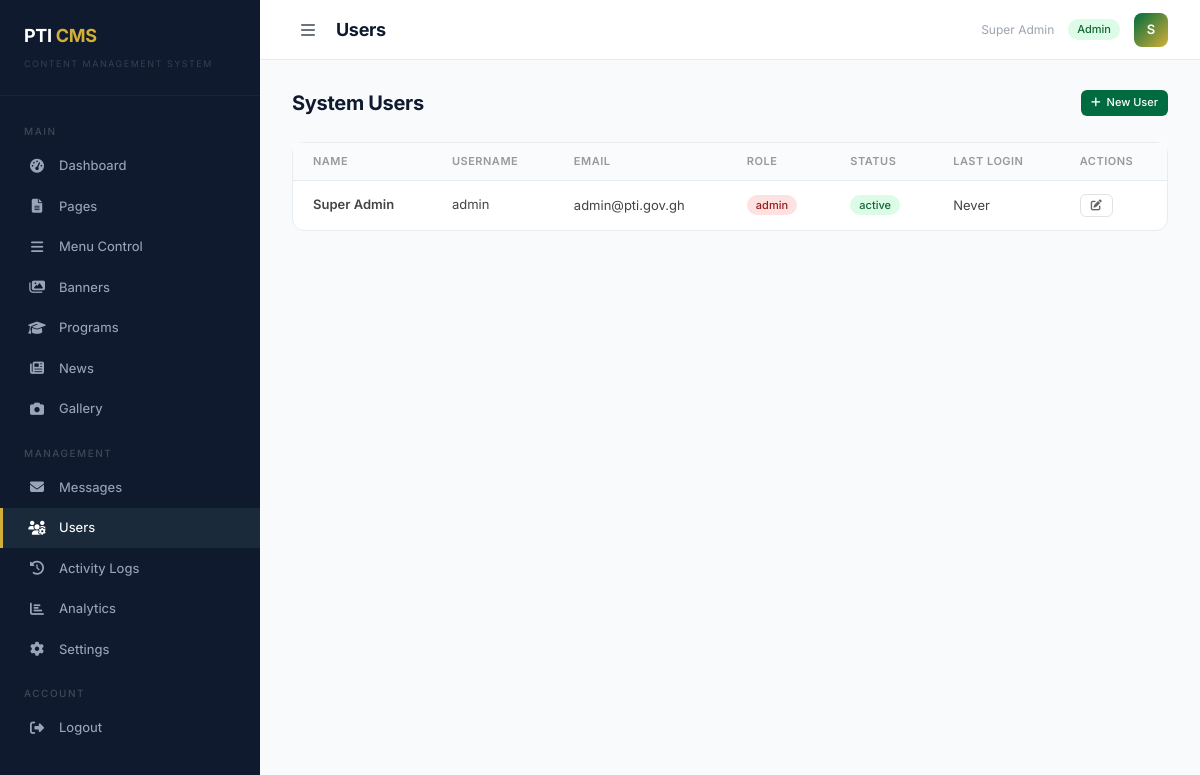
The page /admin/users.php (signed in) on the database its author committed.
### tables this page shows
CREATE TABLE IF NOT EXISTS users (
    id INT AUTO_INCREMENT PRIMARY KEY,
    fullname VARCHAR(100) NOT NULL,
    email VARCHAR(100) NOT NULL UNIQUE,
    username VARCHAR(50) NOT NULL UNIQUE,
    password VARCHAR(255) NOT NULL,
    role ENUM('admin','editor','viewer') NOT NULL DEFAULT 'editor',
    status ENUM('active','inactive') NOT NULL DEFAULT 'active',
    last_login DATETIME NULL,
    created_at TIMESTAMP DEFAULT CURRENT_TIMESTAMP,
    updated_at TIMESTAMP DEFAULT CURRENT_TIMESTAMP ON UPDATE CURRENT_TIMESTAMP
);

### admin/users.php (the view, shortened to what this page needs)
<?php
require_once __DIR__ . '/../config/database.php';
require_once 'includes/header.php';
?>
<div class="page-header">
    <h2>System Users</h2>
    <div class="actions">
        <button onclick="openUserModal()" class="btn btn-primary btn-sm"><i class="fas fa-plus"></i> New User</button>
    </div>
</div>
<div class="card">
    <div class="table-wrap">
        <table>
            <thead><tr><th>Name</th><th>Username</th><th>Email</th><th>Role</th><th>Status</th><th>Last Login</th><th>Actions</th></tr></thead>
            <tbody>
                <?php
                $users = $pdo->query("SELECT * FROM users ORDER BY id");
                foreach ($users as $u):
                ?>
                <tr>
                    <td class="fw-600"><?= $u['fullname'] ?></td>
                    <td><?= $u['username'] ?></td>
                    <td class="text-sm text-muted"><?= $u['email'] ?></td>
                    <td><span class="badge <?= $u['role']=='admin'?'badge-danger':'badge-info' ?>"><?= $u['role'] ?></span></td>
                    <td><span class="badge <?= $u['status']=='active'?'badge-success':'badge-warning' ?>"><?= $u['status'] ?></span></td>
                    <td class="text-muted text-sm"><?= $u['last_login'] ? timeAgo($u['last_login']) : 'Never' ?></td>
                    <td>
                        <div class="btn-group">
                            <button onclick="openUserModal(<?= $u['id'] ?>)" class="btn btn-ghost btn-sm"><i class="fas fa-edit"></i></button>
                        </div>
                    </td>
                </tr>
                <?php endforeach; ?>
            </tbody>
        </table>
    </div>
</div>
<?php require_once 'includes/footer.php'; ?>

### admin/includes/header.php (style rules this page uses)
:root { --primary: #006B3F; --primary-dark: #004F2E; --primary-light: #008C52; --secondary: #D4AF37; --dark: #0F1A2E; --light: #F0FFF4; --sidebar: #0F1A2E; --sidebar-hover: #1a2a3a; --border: #E8ECF0; --surface: #F8FAFB; }
* { font-family: 'Inter', -apple-system, BlinkMacSystemFont, sans-serif; }
body { background: var(--surface); display: flex; -webkit-font-smoothing: antialiased; }
.card { background: #fff; border-radius: 12px; border: 1px solid var(--border); }
.table-wrap { overflow-x: auto; }
.table-wrap table { width: 100%; border-collapse: collapse; }
.table-wrap th { text-align: left; padding: 10px 20px; font-size: 11px; text-transform: uppercase; letter-spacing: 0.5px; color: #999; font-weight: 600; background: #FAFBFC; border-bottom: 1px solid var(--border); }
.table-wrap td { padding: 13px 20px; font-size: 13px; border-bottom: 1px solid #F0F2F4; color: #444; }
.table-wrap tbody tr { transition: background 0.15s; }
.table-wrap tbody tr:last-child td { border-bottom: none; }
.btn { display: inline-flex; align-items: center; gap: 6px; padding: 7px 16px; border-radius: 7px; font-size: 12px; font-weight: 500; cursor: pointer; border: none; transition: all 0.15s; text-decoration: none; line-height: 1.4; }
.btn-sm { padding: 5px 10px; font-size: 11px; border-radius: 6px; }
.btn-primary { background: var(--primary); color: #fff; }
.btn-ghost { background: transparent; color: #666; border: 1px solid #e0e2e6; }
.btn-group { display: flex; gap: 5px; flex-wrap: wrap; }
.badge { display: inline-flex; align-items: center; gap: 4px; padding: 3px 9px; border-radius: 20px; font-size: 11px; font-weight: 500; line-height: 1.3; }
.badge-success { background: #DCFCE7; color: #166534; }
.badge-danger { background: #FEE2E2; color: #991B1B; }
.page-header { display: flex; align-items: center; justify-content: space-between; margin-bottom: 24px; flex-wrap: wrap; gap: 12px; }
.page-header h2 { font-size: 20px; font-weight: 700; color: var(--dark); letter-spacing: -0.3px; }
.page-header .actions { display: flex; gap: 8px; flex-wrap: wrap; }
.text-muted { color: #888; }
.text-sm { font-size: 12px; }
.fw-600 { font-weight: 600; }

### rows shown on the page
users: fullname "Super Admin", username "admin", email "admin@pti.gov.gh", role "admin", status "active", shows "Never"

### other values the page prints
$title "Users"
$_SESSION['fullname'] "Super Admin"
$_SESSION['role'] "Admin"
substr($_SESSION['fullname'] ?? 'A', 0, 1) "S"
